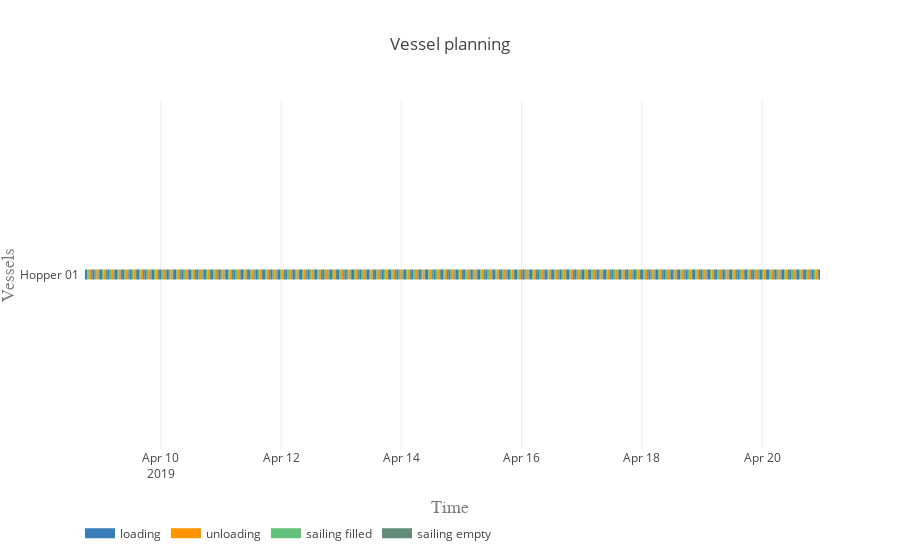

The notebook cell saved with this chart:
### Markdown cell above
#### Vessel planning

### Code cell
vessels = [hopper]

activities = ['loading', 'unloading', 'sailing filled', 'sailing empty']
colors = {0:'rgb(55,126,184)', 1:'rgb(255,150,0)', 2:'rgb(98, 192, 122)', 3:'rgb(98, 141, 122)'}

plot.vessel_planning(vessels, activities, colors)

### Figure 1 — Plotly figure (JSON) as saved in the notebook; plotly's stock layout.template omitted (floating-point values rounded to 4 significant figures; data arrays with more than 128 entries replaced by an {"elided": "..."} marker saying what was removed)
{"data": [{"connectgaps": false, "hoverinfo": "y+name", "line": {"color": "rgb(55,126,184)", "width": 10}, "mode": "lines", "name": "loading", "type": "scatter", "uid": "a8d0d093-d9c7-40da-920d-42f6f8be7318", "x": {"elided": "500 str values"}, "y": {"elided": "500 str values"}}, {"connectgaps": false, "hoverinfo": "y+name", "line": {"color": "rgb(255,150,0)", "width": 10}, "mode": "lines", "name": "unloading", "type": "scatter", "uid": "15cff966-d3fb-42eb-a545-a0a58f8a4dbc", "x": {"elided": "500 str values"}, "y": {"elided": "500 str values"}}, {"connectgaps": false, "hoverinfo": "y+name", "line": {"color": "rgb(98, 192, 122)", "width": 10}, "mode": "lines", "name": "sailing filled", "type": "scatter", "uid": "35e7bd38-f340-4d9a-b1b2-5a29b4f04c66", "x": {"elided": "500 str values"}, "y": {"elided": "500 str values"}}, {"connectgaps": false, "hoverinfo": "y+name", "line": {"color": "rgb(98, 141, 122)", "width": 10}, "mode": "lines", "name": "sailing empty", "type": "scatter", "uid": "d8a1e238-d01d-4a04-adc1-6d8d5a8860e5", "x": {"elided": "495 str values"}, "y": {"elided": "495 str values"}}], "layout": {"hovermode": "closest", "legend": {"orientation": "h", "x": 0, "y": -0.2}, "title": "Vessel planning", "xaxis": {"range": ["2019-04-08 15:47:56", "2019-04-20 23:02:18.511561"], "title": "Time", "titlefont": {"color": "#7f7f7f", "family": "Courier New, monospace", "size": 18}}, "yaxis": {"title": "Vessels", "titlefont": {"color": "#7f7f7f", "family": "Courier New, monospace", "size": 18}}}}
